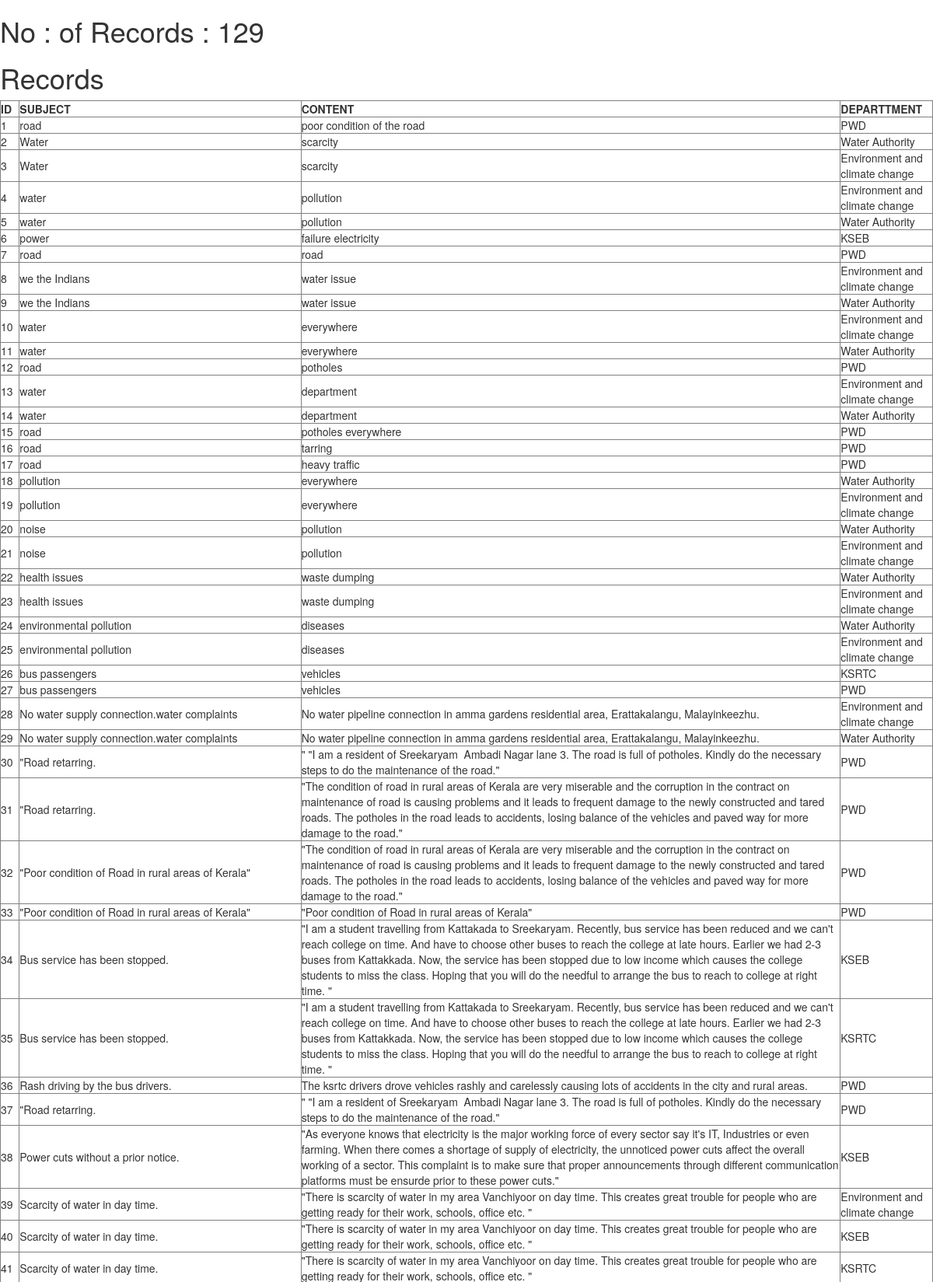
Page /shownotifications (upper part) on the committed database.
### app.py (models this page shows, shortened)
class Complaints(db.Model):
    comp_id = Column(Integer,primary_key=True)
    subject=Column(Text,nullable=False)
    content=Column(Text,nullable=False)
    department=Column(Text)
    status=Column(Text)
    user_id=Column(Integer)

### app.py (the view)
@app.route('/shownotifications')
def show_notifications():
    all_data = Complaints.query.all()
    complaints_id_list=[]
    complaints_subject_list=[]
    complaints_content_list=[]
    complaint_department=[]
    for i in all_data:
       complaints_id_list.append(i.comp_id)
       complaints_subject_list.append(i.subject)
       complaints_content_list.append(i.content)
       complaint_department.append(i.department)
    length=len(complaints_content_list)
    return render_template('table.html',_anchor='myanchor',length=length,complaints_id_list=complaints_id_list,complaints_subject_list=complaints_subject_list,complaints_content_list=complaints_content_list,complaint_department=complaint_department)

### app.py (called while the page is built)
@app.teardown_appcontext
def shutdown_session(exception=None):
    db_session.remove()

### templates/table.html
{% extends "bootstrap/base.html"%}
{%block content%}
<h1>No : of Records : {{length}}</h1>
<h1>Records</h1>
<table border="1">
    <tr> <th>ID</th>
        <th>SUBJECT</th>
        <th>CONTENT</th>
        <th>DEPARTTMENT</th>
    </tr>
    {% for i in range(0,length+1) %}
    <tr>
        <td>{{complaints_id_list[i]}}</td>
        <td>{{complaints_subject_list[i]}}</td>
        <td>{{complaints_content_list[i]}}</td>
        <td>{{complaint_department[i]}}</td>
    </tr>
    {% endfor %}
</table>
{% endblock %}

### rows in the picture
Complaints: subject "road", content "poor condition of the road", department "PWD"
Complaints: subject "Water", content "scarcity", department "Water Authority"
Complaints: subject "Water", content "scarcity", department "Environment and climate change"
Complaints: subject "water", content "pollution", department "Environment and climate change"
Complaints: subject "water", content "pollution", department "Water Authority"
Complaints: subject "power", content "failure electricity", department "KSEB"
Complaints: subject "road", content "road", department "PWD"
Complaints: subject "we the Indians", content "water issue", department "Environment and climate change"
Complaints: subject "we the Indians", content "water issue", department "Water Authority"
Complaints: subject "water", content "everywhere", department "Environment and climate change"
Complaints: subject "water", content "everywhere", department "Water Authority"
Complaints: subject "road", content "potholes", department "PWD"
Complaints: subject "water", content "department", department "Environment and climate change"
Complaints: subject "water", content "department", department "Water Authority"
Complaints: subject "road", content "potholes everywhere", department "PWD"
Complaints: subject "road", content "tarring", department "PWD"
Complaints: subject "road", content "heavy traffic", department "PWD"
Complaints: subject "pollution", content "everywhere", department "Water Authority"
Complaints: subject "pollution", content "everywhere", department "Environment and climate change"
Complaints: subject "noise", content "pollution", department "Water Authority"
Complaints: subject "noise", content "pollution", department "Environment and climate change"
Complaints: subject "health issues", content "waste dumping", department "Water Authority"
Complaints: subject "health issues", content "waste dumping", department "Environment and climate change"
Complaints: subject "environmental pollution", content "diseases", department "Water Authority"
Complaints: subject "environmental pollution", content "diseases", department "Environment and climate change"
Complaints: subject "bus passengers", content "vehicles", department "KSRTC"
Complaints: subject "bus passengers", content "vehicles", department "PWD"
Complaints: subject "No water supply connection.water complaints", content "No water pipeline connection in amma gardens residential area, Erattakalangu, Malayinkeezhu.", department "Environment and climate change"
Complaints: subject "No water supply connection.water complaints", content "No water pipeline connection in amma gardens residential area, Erattakalangu, Malayinkeezhu.", department "Water Authority"
Complaints: subject "\"Road retarring.", content "\" \"I am a resident of Sreekaryam Ambadi Nagar lane 3. The road is full of potholes. Kindly do the necessary steps to do the maintenance of the road.\"", department "PWD"
Complaints: subject "\"Road retarring.", content "\"The condition of road in rural areas of Kerala are very miserable and the corruption in the contract on maintenance of road is causing problems and it leads to frequent damage to the newly constructed and tared roads. The potholes in the road leads to accidents, losing balance of the vehicles and paved way for more damage to the road.\"", department "PWD"
Complaints: subject "\"Poor condition of Road in rural areas of Kerala\"", content "\"The condition of road in rural areas of Kerala are very miserable and the corruption in the contract on maintenance of road is causing problems and it leads to frequent damage to the newly constructed and tared roads. The potholes in the road leads to accidents, losing balance of the vehicles and paved way for more damage to the road.\"", department "PWD"
Complaints: subject "\"Poor condition of Road in rural areas of Kerala\"", content "\"Poor condition of Road in rural areas of Kerala\"", department "PWD"
Complaints: subject "Bus service has been stopped.", content "\"I am a student travelling from Kattakada to Sreekaryam. Recently, bus service has been reduced and we can't reach college on time. And have to choose other buses to reach the college at late hours. Earlier we had 2-3 buses from Kattakkada. Now, the service has been stopped due to low income which causes the college students to miss the class. Hoping that you will do the needful to arrange the bus to reach to college at right time. \"", department "KSEB"
Complaints: subject "Bus service has been stopped.", content "\"I am a student travelling from Kattakada to Sreekaryam. Recently, bus service has been reduced and we can't reach college on time. And have to choose other buses to reach the college at late hours. Earlier we had 2-3 buses from Kattakkada. Now, the service has been stopped due to low income which causes the college students to miss the class. Hoping that you will do the needful to arrange the bus to reach to college at right time. \"", department "KSRTC"
Complaints: subject "Rash driving by the bus drivers.", content "The ksrtc drivers drove vehicles rashly and carelessly causing lots of accidents in the city and rural areas.", department "PWD"
Complaints: subject "\"Road retarring.", content "\" \"I am a resident of Sreekaryam Ambadi Nagar lane 3. The road is full of potholes. Kindly do the necessary steps to do the maintenance of the road.\"", department "PWD"
Complaints: subject "Power cuts without a prior notice.", content "\"As everyone knows that electricity is the major working force of every sector say it's IT, Industries or even farming. When there comes a shortage of supply of electricity, the unnoticed power cuts affect the overall working of a sector. This complaint is to make sure that proper announcements through different communication platforms must be ensurde prior to these power cuts.\"", department "KSEB"
Complaints: subject "Scarcity of water in day time.", content "\"There is scarcity of water in my area Vanchiyoor on day time. This creates great trouble for people who are getting ready for their work, schools, office etc. \"", department "Environment and climate change"
Complaints: subject "Scarcity of water in day time.", content "\"There is scarcity of water in my area Vanchiyoor on day time. This creates great trouble for people who are getting ready for their work, schools, office etc. \"", department "KSEB"
Complaints: subject "Scarcity of water in day time.", department "KSRTC"

### other values in the picture
{{ length }} "129"
{{ complaints_id_list[i] }} "1" "2" "3" "4" "5" "6" "7" "8" "9" "10" "11" "12" "13" "14" "15" "16" "17" "18" "19" "20" "21" "22" "23" "24" "25" "26" "27" "28" "29" "30" "31" "32" "33" "34" "35" "36" "37" "38" "39" "40" "41"
